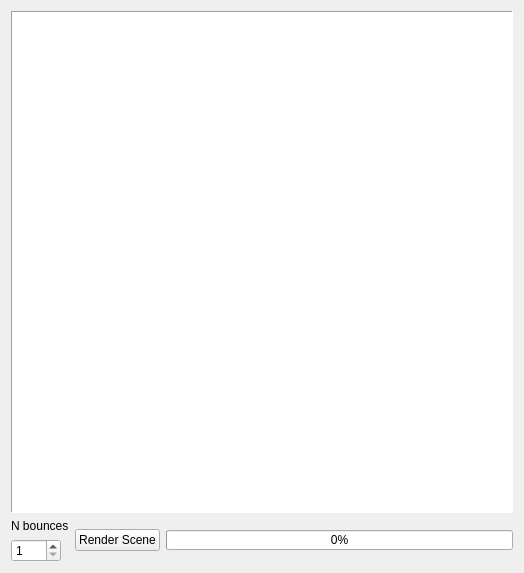
<?xml version="1.0" encoding="UTF-8"?>
<ui version="4.0">
 <class>RayTracingWindow</class>
 <widget class="QWidget" name="RayTracingWindow">
  <property name="geometry">
   <rect>
    <x>0</x>
    <y>0</y>
    <width>522</width>
    <height>571</height>
   </rect>
  </property>
  <property name="windowTitle">
   <string>Ray Tracing</string>
  </property>
  <layout class="QGridLayout" name="gridLayout">
   <item row="0" column="0">
    <layout class="QVBoxLayout" name="verticalLayout">
     <item>
      <widget class="QGraphicsView" name="qRayTracingView">
       <property name="sizePolicy">
        <sizepolicy hsizetype="Preferred" vsizetype="Preferred">
         <horstretch>100</horstretch>
         <verstretch>100</verstretch>
        </sizepolicy>
       </property>
       <property name="minimumSize">
        <size>
         <width>502</width>
         <height>502</height>
        </size>
       </property>
       <property name="autoFillBackground">
        <bool>true</bool>
       </property>
       <property name="frameShape">
        <enum>QFrame::Panel</enum>
       </property>
       <property name="frameShadow">
        <enum>QFrame::Sunken</enum>
       </property>
       <property name="lineWidth">
        <number>1</number>
       </property>
      </widget>
     </item>
     <item>
      <layout class="QHBoxLayout" name="horizontalLayout">
       <item>
        <layout class="QVBoxLayout" name="verticalLayout_3">
         <item>
          <widget class="QLabel" name="label">
           <property name="text">
            <string>N bounces</string>
           </property>
          </widget>
         </item>
         <item>
          <widget class="QSpinBox" name="nBounces">
           <property name="sizePolicy">
            <sizepolicy hsizetype="Minimum" vsizetype="Fixed">
             <horstretch>0</horstretch>
             <verstretch>0</verstretch>
            </sizepolicy>
           </property>
           <property name="maximumSize">
            <size>
             <width>50</width>
             <height>16777215</height>
            </size>
           </property>
           <property name="minimum">
            <number>1</number>
           </property>
           <property name="maximum">
            <number>32</number>
           </property>
          </widget>
         </item>
        </layout>
       </item>
       <item>
        <widget class="QPushButton" name="qRenderButton">
         <property name="text">
          <string>Render Scene</string>
         </property>
        </widget>
       </item>
       <item>
        <widget class="QSplitter" name="splitter">
         <property name="orientation">
          <enum>Qt::Horizontal</enum>
         </property>
         <widget class="QProgressBar" name="qProgressBar">
          <property name="maximumSize">
           <size>
            <width>16777215</width>
            <height>20</height>
           </size>
          </property>
          <property name="value">
           <number>0</number>
          </property>
          <property name="textVisible">
           <bool>true</bool>
          </property>
         </widget>
        </widget>
       </item>
      </layout>
     </item>
    </layout>
   </item>
  </layout>
 </widget>
 <layoutdefault spacing="6" margin="11"/>
 <resources/>
 <connections/>
</ui>
